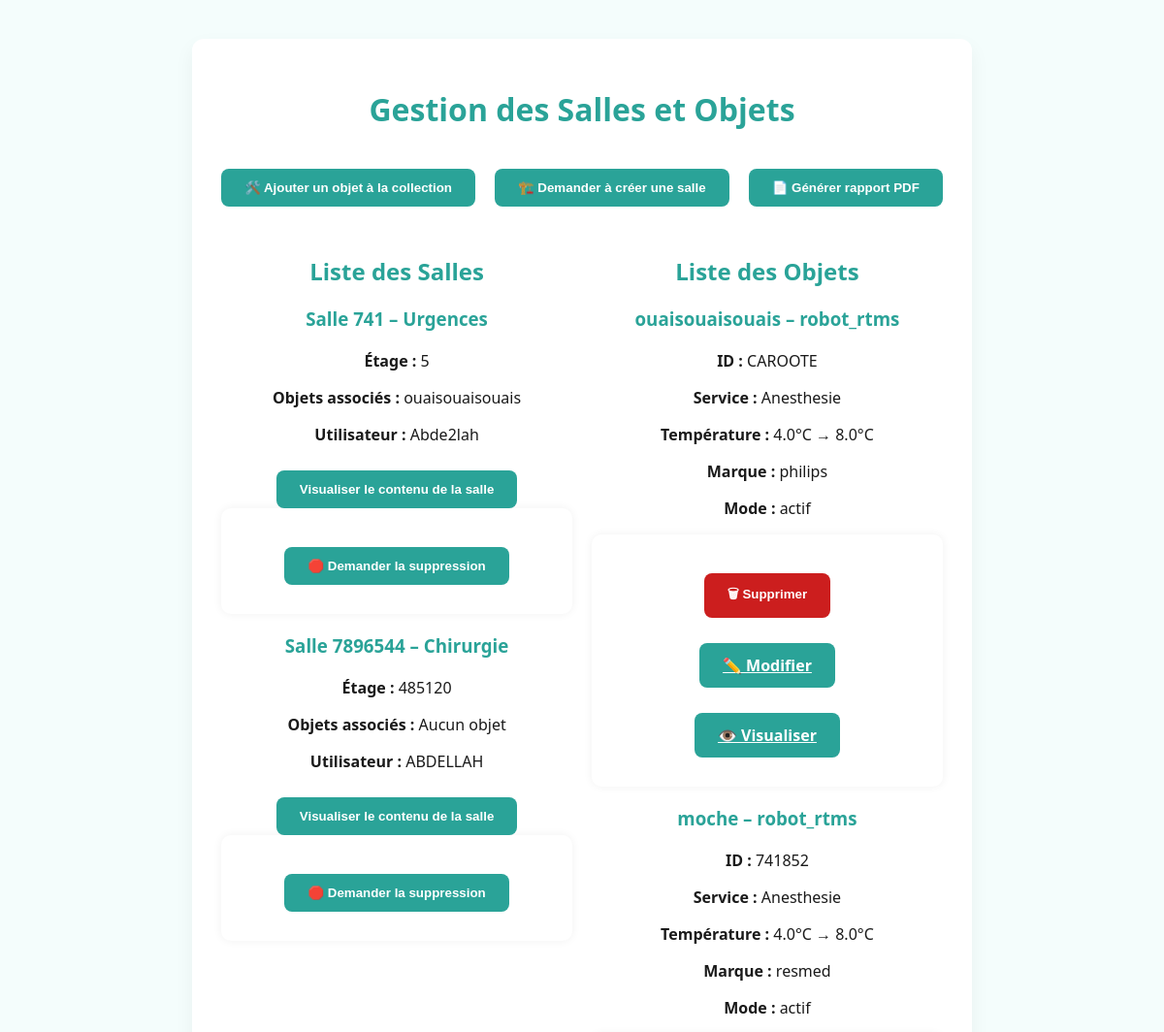
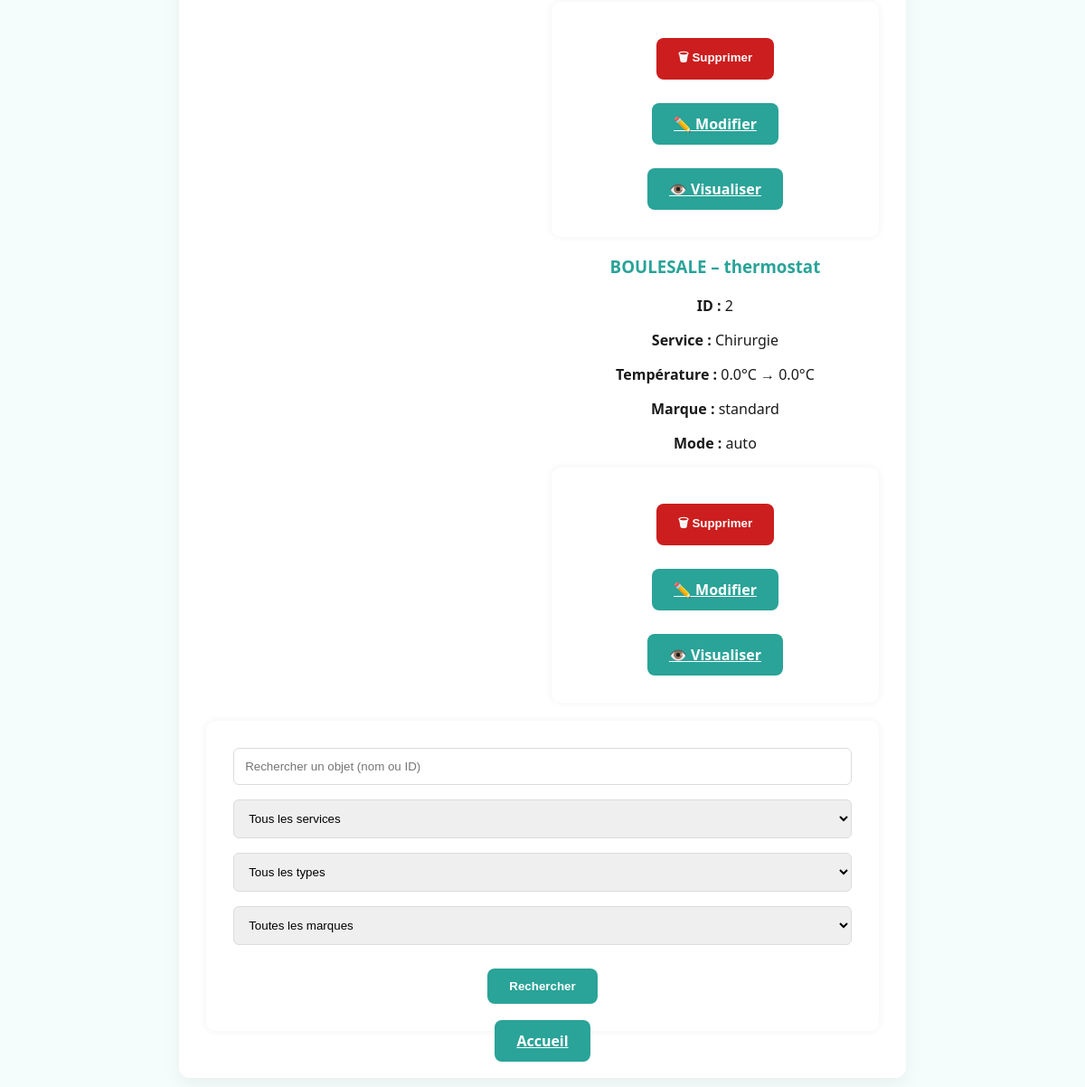
The app's page /gestion_ressources (signed in) with its own data (2 pictures, top to bottom).
### tables this page shows
CREATE TABLE Salle (
            NumeroSalle INT PRIMARY KEY,
            Etage INT, 
            Service VARCHAR(255),
            ObjetID INT,
            pseudonyme VARCHAR(50),
            FOREIGN KEY (ObjetID) REFERENCES Objet(ID),
            FOREIGN KEY (pseudonyme) REFERENCES Connexion(pseudonyme)
        );

CREATE TABLE Objet (
    ID INT PRIMARY KEY,
    TempActuelle REAL,
    tempcible REAL,
    mode VARCHAR(30),
    connectivite VARCHAR(30),
    batterie REAL,
    service VARCHAR(30),
    marque VARCHAR(50),
    nom VARCHAR(255),
    type VARCHAR(30),
    dernierReglage DATE,
    ConsommationL REAL,
    ConsommationW REAL
);

### app.py (the view)
@app.route('/gestion_ressources')
def gestion_ressources():
    if 'username' not in session:
        return redirect(url_for('connexion'))
    conn = sql.connect("donnees.db")
    cur = conn.cursor()
    cur.execute("""
        SELECT s.NumeroSalle, s.Etage, s.Service, s.pseudonyme,
        GROUP_CONCAT(o.nom, ', ') as objets
        FROM Salle s
        LEFT JOIN SalleObjet so ON s.NumeroSalle = so.SalleID
        LEFT JOIN Objet o ON so.ObjetID = o.ID
        GROUP BY s.NumeroSalle
    """)
    salles = cur.fetchall()
    cur.execute("SELECT * FROM Objet")
    objets = cur.fetchall()
    conn.close()
    return render_template("gestion_ressources.html", salles=salles, objets=objets)

### app.py (called while the page is built)
@app.context_processor
def inject_user_type():
    def get_user_type_safe(pseudo):
        result = get_user_type(pseudo)
        return int(result[0]) if result else 0
    return dict(get_user_type=get_user_type_safe)

### models.py (called while the page is built)
def get_user_type(pseudonyme):
    con = sql.connect("donnees.db")
    cur = con.cursor()
    cur.execute("SELECT type FROM Informations WHERE pseudonyme = ? OR email = ?", (pseudonyme, pseudonyme))
    result = cur.fetchone()
    con.close()
    return result

### templates/gestion_ressources.html (shortened to what this page needs)
<!DOCTYPE html>
<html lang="en">
<head>
    <link rel="stylesheet" href="{{ url_for('static', filename='dist/css/styles.css') }}">
</head>
<body>
    <div class="container">
        <h1>Gestion des Salles et Objets</h1>
        <div class="button-group">
            {% if get_user_type(session['username']) == 2 %}
            <a href="{{ url_for('creer_objet') }}"><button class="btn btn-warning">🛠️ Ajouter un objet à la collection</button></a>
            <a href="{{ url_for('demande_creation_salle') }}"><button class="btn btn-warning">🏗️ Demander à créer une salle</button></a>
            <a href="{{ url_for('rapport') }}"><button class="btn">📄 Générer rapport PDF</button></a>
            {% endif %}
        </div>
        <div class="resource-flex">
            <div class="salles-column">
                <h2>Liste des Salles</h2>
                {% if salles %}
                    {% for salle in salles %}
                    <div class="card">
                        <h3>Salle {{ salle[0] }} – {{ salle[2] }}</h3>
                        <p><strong>Étage :</strong> {{ salle[1] }}</p>
                        <p><strong>Objets associés :</strong> {{ salle[4] if salle[4] else "Aucun objet" }}</p>
                        <p><strong>Utilisateur :</strong> {{ salle[3] }}</p>
                        {% if get_user_type(session['username']) in [1, 2] %}
                        <a href="{{ url_for('visualiser_salle', NumeroSalle=salle[0]) }}"><button class="btn">Visualiser le contenu de la salle</button></a>
                        <form method="POST" action="{{ url_for('demande_suppression_salle', NumeroSalle=salle[0]) }}"
                        onsubmit="return confirm('Souhaitez-vous vraiment demander la suppression de cette salle ?');">
                        <button class="btn btn-warning btn-sm">🛑 Demander la suppression</button>
                        </form>
                        {% endif %}
                    </div>
                    {% endfor %}
                {% else %}
                    <p>Aucune salle enregistrée.</p>
                {% endif %}
            </div>
            <div class="objets-column">
                <h2>Liste des Objets</h2>
                {% for objet in objets %}
                <div class="card">
                    <h3>{{ objet[8] }} – {{ objet[9] }}</h3>
                    <p><strong>ID :</strong> {{ objet[0] }}</p>
                    <p><strong>Service :</strong> {{ objet[6] }}</p>
                    <p><strong>Température :</strong> {{ objet[1] }}°C → {{ objet[2] }}°C</p>
                    <p><strong>Marque :</strong> {{ objet[7] }}</p>
                    <p><strong>Mode :</strong> {{ objet[3] }}</p>
                    {%if get_user_type(session['username']) == 2 %}
                    <form method="POST" action="{{ url_for('supprimer_objet', id=objet[0]) }}" onsubmit="return confirm('Confirmer la suppression de l’objet ?');">
                        <button type="submit" class="btn danger">🗑 Supprimer</button>
                        <a href="{{ url_for('modifier_objet', id=objet[0]) }}" class="btn">✏️ Modifier</a>
                        <a href="{{ url_for('visualiser_objet', id=objet[0]) }}" class="btn">👁️ Visualiser</a>
                    </form>
                    {% endif %}
                </div>
                {% endfor %}
            </div>
        </div>
        <div class="recherche">
            <form method="get" action="/search_objets">
                <input type="search" name="search-input" placeholder="Rechercher un objet (nom ou ID)" value="{{ request.args.get('search-input', '') }}">
                <select name="service-filter">
                    <option value="">Tous les services</option>
                </select>
                <select name="type-filter">
                    <option value="">Tous les types</option>
                </select>
                <select name="marque-filter">
                    <option value="">Toutes les marques</option>
                </select>
                <button type="submit"> Rechercher</button>
            </form>
        </div>
        <a href="{{ url_for('accueil') }}" class="btn btn-danger">Accueil</a>
    </div>
</body>
</html>

### records on screen
Salle: NumeroSalle "741", Service "Urgences", Etage "5", salle "ouaisouaisouais", pseudonyme "Abde2lah"
Salle: NumeroSalle "7896544", Service "Chirurgie", Etage "485120", salle "Aucun objet", pseudonyme "ABDELLAH"
Objet: nom "ouaisouaisouais", type "robot_rtms", ID "CAROOTE", service "Anesthesie", TempActuelle "4.0", tempcible "8.0", marque "philips", mode "actif"
Objet: nom "moche", type "robot_rtms", ID "741852", service "Anesthesie", TempActuelle "4.0", tempcible "8.0", marque "resmed", mode "actif"
Objet: nom "BOULESALE", type "thermostat", ID "2", service "Chirurgie", TempActuelle "0.0", tempcible "0.0", marque "standard", mode "auto"
